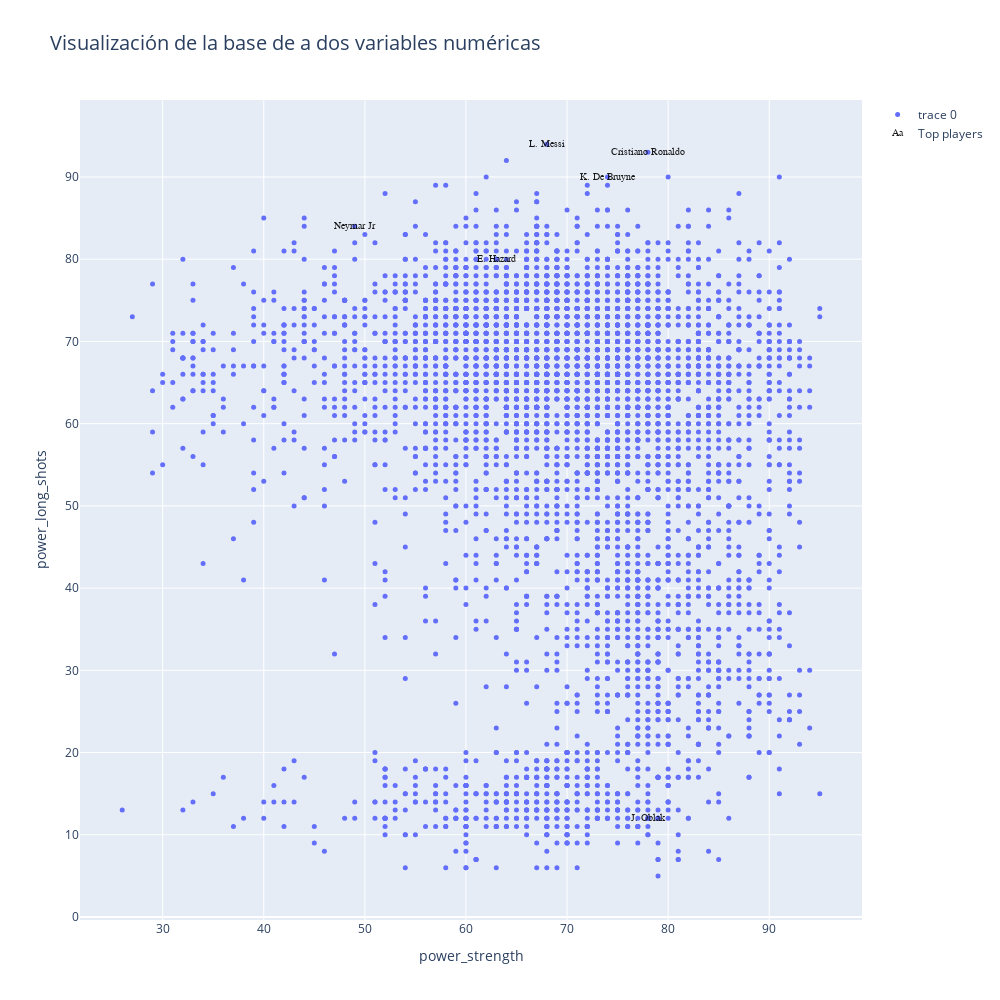

Notebook code cell kept with this figure:
### Code cell
data=[]

bool_crack = df["overall"] > 90 # definimos los mejores jugadores 

#Elejimos dos variables, para esto elejimos dos números entre 0 y de n_skills-1
skill_1='power_strength'
skill_2='power_long_shots'



graf1 = go.Scatter(x=df_skills[skill_1], y=df_skills[skill_2],
                           mode='markers',
                        text=df_overall.loc[:,'team_position'], #'Height', 'Weight', 'Club', 'Age', 'Name','Position'
                           marker=dict(
                                size=5)
                           )

crack =go.Scatter(x=df_skills.loc[bool_crack,skill_1], y=df_skills.loc[bool_crack,skill_2],name='Top players',
                      text=df_overall.loc[bool_crack,'short_name'],
                      textfont=dict(family='sans serif',size=10,color='black'),
                      opacity=0.9,mode='text')

data=[graf1,crack]

layout = go.Layout(title="Visualización de la base de a dos variables numéricas",titlefont=dict(size=20),
                xaxis=dict(title=skill_1),
                yaxis=dict(title=skill_2),
                autosize=False, width=1000,height=1000)

fig = go.Figure(data=data, layout=layout)

iplot(fig)

### Figure 1 — Plotly figure (JSON) as saved in the notebook; plotly's stock layout.template omitted (floating-point values rounded to 4 significant figures; data arrays with more than 128 entries replaced by an {"elided": "..."} marker saying what was removed)
{"data": [{"marker": {"size": 5}, "mode": "markers", "text": {"elided": "4757 str values"}, "type": "scatter", "x": {"elided": "4756 int values"}, "y": {"elided": "4756 int values"}}, {"mode": "text", "name": "Top players", "opacity": 0.9, "text": ["L. Messi", "Cristiano Ronaldo", "Neymar Jr", "J. Oblak", "E. Hazard", "K. De Bruyne"], "textfont": {"color": "black", "family": "sans serif", "size": 10}, "type": "scatter", "x": [68, 78, 49, 78, 63, 74], "y": [94, 93, 84, 12, 80, 90]}], "layout": {"autosize": false, "height": 1000, "title": {"font": {"size": 20}, "text": "Visualización de la base de a dos variables numéricas"}, "width": 1000, "xaxis": {"title": {"text": "power_strength"}}, "yaxis": {"title": {"text": "power_long_shots"}}}}
